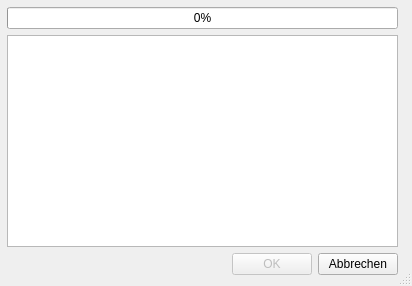
<?xml version="1.0" encoding="UTF-8"?>
<ui version="4.0">
 <class>Dialog</class>
 <widget class="QDialog" name="Dialog">
  <property name="geometry">
   <rect>
    <x>0</x>
    <y>0</y>
    <width>412</width>
    <height>286</height>
   </rect>
  </property>
  <property name="windowTitle">
   <string>easyP2P</string>
  </property>
  <property name="sizeGripEnabled">
   <bool>true</bool>
  </property>
  <widget class="QWidget" name="layoutWidget">
   <property name="geometry">
    <rect>
     <x>7</x>
     <y>7</y>
     <width>391</width>
     <height>268</height>
    </rect>
   </property>
   <layout class="QVBoxLayout" name="verticalLayout">
    <item>
     <widget class="QProgressBar" name="progressBar">
      <property name="value">
       <number>0</number>
      </property>
     </widget>
    </item>
    <item>
     <widget class="QTextBrowser" name="progressText"/>
    </item>
    <item>
     <layout class="QHBoxLayout" name="horizontalLayout">
      <item>
       <spacer name="horizontalSpacer">
        <property name="orientation">
         <enum>Qt::Horizontal</enum>
        </property>
        <property name="sizeHint" stdset="0">
         <size>
          <width>40</width>
          <height>20</height>
         </size>
        </property>
       </spacer>
      </item>
      <item>
       <widget class="QPushButton" name="pushButton_ok">
        <property name="enabled">
         <bool>false</bool>
        </property>
        <property name="text">
         <string>OK</string>
        </property>
       </widget>
      </item>
      <item>
       <widget class="QPushButton" name="pushButton_abort">
        <property name="text">
         <string>Abbrechen</string>
        </property>
       </widget>
      </item>
     </layout>
    </item>
   </layout>
  </widget>
 </widget>
 <resources/>
 <connections/>
</ui>
